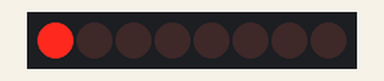
Simulated run of this sketch. Board: ESP8266 (NodeMCU). On the bench: 8 shift-register outputs drawn as a row of LEDs (first output left, lit = HIGH). Wiring (inferred from the names in the program): shift register (74HC595): data D2; shift clock D0; latch D1. Wiring (inferred from the signals the program sends): row of LEDs: on Q0, Q1, Q2, Q3, Q4, Q5, Q6, Q7.

Above: at 0.5 s.
At 2.5 s:
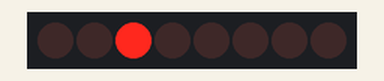
At 3.5 s:
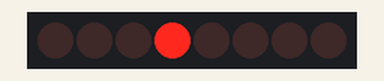
At 4.5 s:
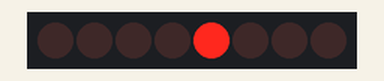
At 6.5 s:
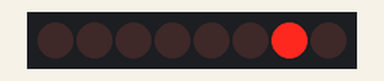
At 9.5 s:
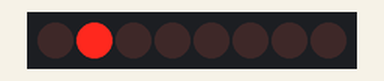
Timing chart, 0 to 10.4 s (numbered marks = the images above):
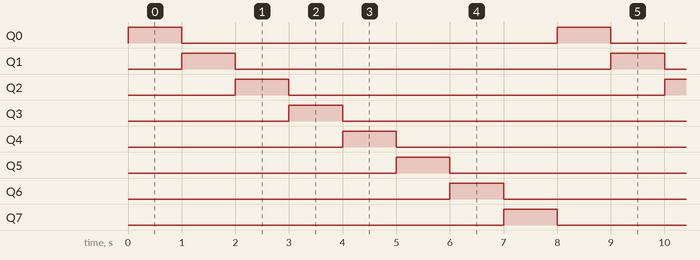

The sketch:

74HC2.ino
```cpp
//PRUEBA 7a NodeMCU
//Configuración C.I. 74HC595 (SIPO 8 bits)

#define CLOCK D0
#define LATCH D1
#define DATA D2

void setup(){
  pinMode(CLOCK,OUTPUT);digitalWrite(CLOCK,LOW);
  pinMode(LATCH,OUTPUT);digitalWrite(LATCH,HIGH);
  pinMode(DATA,OUTPUT);digitalWrite(DATA,LOW);
}

int x=0;

void loop(){
  digitalWrite(LATCH,LOW);
  shiftOut(DATA,CLOCK,MSBFIRST,1);
  digitalWrite(LATCH,HIGH);delay(1000);

  digitalWrite(LATCH,LOW);
  shiftOut(DATA,CLOCK,MSBFIRST,2);
  digitalWrite(LATCH,HIGH);delay(1000);

  digitalWrite(LATCH,LOW);
  shiftOut(DATA,CLOCK,MSBFIRST,4);
  digitalWrite(LATCH,HIGH);delay(1000);

  digitalWrite(LATCH,LOW);
  shiftOut(DATA,CLOCK,MSBFIRST,8);
  digitalWrite(LATCH,HIGH);delay(1000);

  digitalWrite(LATCH,LOW);
  shiftOut(DATA,CLOCK,MSBFIRST,16);
  digitalWrite(LATCH,HIGH);delay(1000);

  digitalWrite(LATCH,LOW);
  shiftOut(DATA,CLOCK,MSBFIRST,32);
  digitalWrite(LATCH,HIGH);delay(1000);

  digitalWrite(LATCH,LOW);
  shiftOut(DATA,CLOCK,MSBFIRST,64);
  digitalWrite(LATCH,HIGH);delay(1000);

  digitalWrite(LATCH,LOW);
  shiftOut(DATA,CLOCK,MSBFIRST,128);
  digitalWrite(LATCH,HIGH);delay(1000);
}
```

Measured:
- by itself, Q0–7: alternates HIGH for 1.0 s and LOW for 7.0 s
- by itself, everything shown: repeats every 8.0 s, in 8 steps
